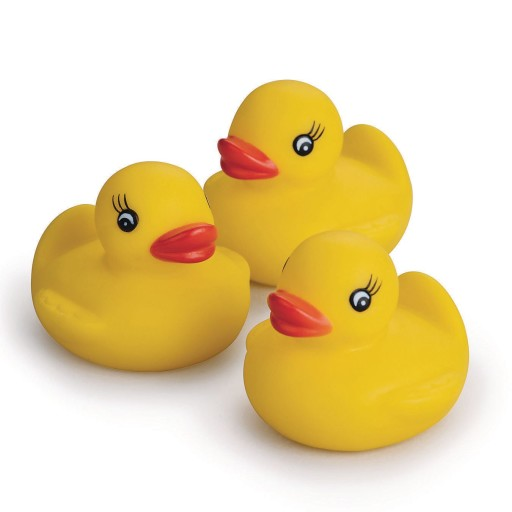
#> input picture duck.jpg, 512 x 512 px
$ jupyter execute --allow-errors Chapter_6_Domino_Art.ipynb
#> lines starting #> are read from the running program, lines starting #| are printed output that depends on the picture
# Opt Art Chapter 6: Domio Art

##### Please note that you will need some kind of solver in order to run this code due to the linear program used.

## Libraries to Import

[cell 1]
import sys
import numpy as np
import PIL
from PIL import Image, ImageDraw, ImageFilter, ImageStat
import math
###importing this for the integer program that solves the domino placement portion
import pyomo.environ as pyo

### Background Functions (must run first)

[cell 2]
##creates the set of 9 by 9 dominoes
def create_doms():
    set_type = 9
    dominoes = []
    ###make domino pairs
    for i in range(0,set_type+1):
        for j in range(i,set_type+1):
            dominoes.append([i,j])

    dominoes = np.array(dominoes)

    return dominoes

[cell 3]
def determine_grid(im_width,im_length,num_sets):
    slot_size = 0
    ##deteremine an n by n square of pixels to make into tile
    slot_size = int(np.ceil(math.sqrt((im_length*im_width)/(110*num_sets))))

    ###adjust width and height of the image according to which dimension is larger
    if im_width < im_length:
        x = int(np.floor(im_width/slot_size))
        y = int(np.floor(im_length/(2*slot_size)))

        new_width =int(np.floor(x*slot_size))
        new_length = int(np.floor(2*y*slot_size))

        option = 0
    else:
        x = int(np.floor(im_width/(2*slot_size)))
        y = int(np.floor(im_length/(slot_size)))

        new_width =int(np.floor(2*x*slot_size))
        new_length = int(np.floor(y*slot_size))

        option = 1

    ###returns the new pixel size, new image width and height, the number of slots in each direction, and the orientation
    return (slot_size,new_width,new_length,x,y,option)

[cell 4]
def get_beta(image,slot_sz,num_sets,option):
    beta_list = []
    ##obtain the brightness values of each pixel and stores them based on orientation used for detereming pixel size
    if option == 0:
        for r in range(0,image._size[0], slot_sz):
            for c in range(0,image._size[1],slot_sz):
                square = image.crop((r,c,r+slot_sz,c+slot_sz))
                stat = ImageStat.Stat(square)
                average = (int(stat.mean[0])/255)
                beta_list.append(average)
    else:
        for c in range(0,image._size[1], slot_sz):
            for r in range(0,image._size[0],slot_sz):
                square = image.crop((r,c,r+slot_sz,c+slot_sz))
                stat = ImageStat.Stat(square)
                average = (int(stat.mean[0])/255)
                beta_list.append(average)

    beta_array = np.array(beta_list)
    beta_array = beta_array.reshape(num_sets,2)

    return beta_array

[cell 5]
def cost_func(num_sets, beta_vals, doms):
    cost = np.zeros((55,55*num_sets,2))
    cost_dict = dict()

    ###compute the cost of placing each domino in each slot. Keeps track of the orientation of the domino in the slot
    for j in range(55):
        for i in range(num_sets):
            min_cost = float(np.square(doms[j][0] - beta_vals[i][0])+np.square(doms[j][1] - beta_vals[i][1]))
            if np.square(doms[j][1] - beta_vals[i][0])+np.square(doms[j][0] - beta_vals[i][1]) < min_cost:
                cost[j][i][0] = float(np.square(doms[j][1] - beta_vals[i][0])+np.square(doms[j][0] - beta_vals[i][1]))
                cost[j][i][1] = 2
            else:
                cost[j][i][0] = min_cost
                cost[j][i][1] = 1

    cost_dict = dict(((i,j), cost[i][j][0]) for i in range(len(cost)) for j in range(len(cost[0])))

    return (cost, cost_dict)

[cell 6]
# [18 lines left out: function tile_trans, not called in this run]

[cell 7]
# [206 lines left out: function dom_square, not called in this run]

[cell 8]
# [34 lines left out: function tile_image, not called in this run]

### IP for Domino Placement

[cell 9]
# [42 lines left out: function dom_model, not called in this run]

[cell 10]
def chapter_6(file, scale, num_sets,save):
    ##import image and make it grayscale
#> called with file = 'duck.jpg', scale = 5, num_sets = 90, save = False
    import_im = Image.open(file, mode='r', formats=None).convert('L')
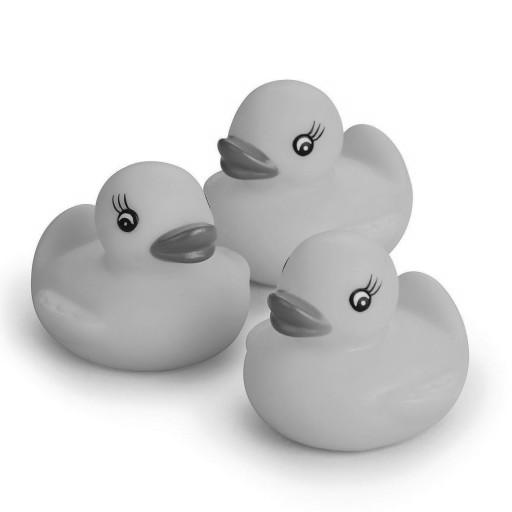
#> import_im: PIL image 512x512 L; min 8, max 255, mean 217
    ##resize image based on scale
    scaled_im = import_im.resize((import_im._size[0]*scale,import_im._size[1]*scale))
    ###create set of 9 by 9 dominos
    dominoes = create_doms()

    ###obtain new pixel size and adjust image based on new width and height
    half_slot_size,updated_width,updated_height,x,y,opt = determine_grid(scaled_im._size[0], scaled_im._size[1],num_sets)
#> half_slot_size = 26; updated_width = 2548; updated_height = 2548; x = 49; y = 98; opt = 1
    resized_im =  scaled_im.resize((updated_width,updated_height))
    ###display adjusted size image for comparison
    resized_im.show()

    ##create blank image of same size to put pattern on
    blank_im = Image.new('L', (resized_im._size[0],resized_im._size[1]), 128)
#> blank_im: PIL image 2548x2548 L; every value is 128
    ##creating drawing function for blank image
    draw = ImageDraw.Draw(blank_im)

    ##get brightness values for image
    beta_vals = get_beta(resized_im,half_slot_size,x*y,opt)
#> after the loop in get_beta, `for c in range(0,image._size[1], slot_sz):`: square: PIL image 26x26 L; every value is 255
#> after the loop in get_beta, `for c in range(0,image._size[1], slot_sz):`: beta_list = 9604 values, max 1 at index 0, min 0.102 at index 4238, mean 0.85
#> in get_beta, `beta_array = np.array(beta_list)`: beta_array has the same summary as beta_list
#> in get_beta, `beta_array = beta_array.reshape(num_sets,2)`: beta_array = 4802 pairs, first value 0.102 to 1, second value 0.122 to 1
#> beta_vals has the same summary as beta_array in get_beta

    ##deteremine costs for each domino placement option
    cost_array, cost_dict = cost_func(x*y, beta_vals, dominoes)

    ###solve LP to deteremine where dominos should be placed
    domino_order = dom_model(num_sets,x,y,cost_dict,dominoes)

    ##tile the image with dominos
    tile_image(domino_order,cost_array,blank_im,half_slot_size,opt,save)
